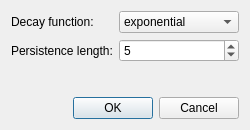
<?xml version="1.0" encoding="UTF-8"?>
<ui version="4.0">
 <class>QSpectrumAnalyzerPersistence</class>
 <widget class="QDialog" name="QSpectrumAnalyzerPersistence">
  <property name="geometry">
   <rect>
    <x>0</x>
    <y>0</y>
    <width>250</width>
    <height>130</height>
   </rect>
  </property>
  <property name="windowTitle">
   <string>Persistence -SDRAnalyzer</string>
  </property>
  <property name="windowIcon">
   <iconset>
    <normaloff>images/CU-Logo.png</normaloff>images/CU-Logo.png</iconset>
  </property>
  <layout class="QVBoxLayout" name="verticalLayout">
   <item>
    <layout class="QFormLayout" name="formLayout">
     <item row="0" column="0">
      <widget class="QLabel" name="label_2">
       <property name="text">
        <string>Decay function:</string>
       </property>
       <property name="buddy">
        <cstring>decayFunctionComboBox</cstring>
       </property>
      </widget>
     </item>
     <item row="0" column="1">
      <widget class="QComboBox" name="decayFunctionComboBox">
       <property name="currentIndex">
        <number>1</number>
       </property>
       <item>
        <property name="text">
         <string>linear</string>
        </property>
       </item>
       <item>
        <property name="text">
         <string>exponential</string>
        </property>
       </item>
      </widget>
     </item>
     <item row="1" column="0">
      <widget class="QLabel" name="label">
       <property name="text">
        <string>Persistence length:</string>
       </property>
       <property name="buddy">
        <cstring>persistenceLengthSpinBox</cstring>
       </property>
      </widget>
     </item>
     <item row="1" column="1">
      <widget class="QSpinBox" name="persistenceLengthSpinBox">
       <property name="value">
        <number>5</number>
       </property>
      </widget>
     </item>
    </layout>
   </item>
   <item>
    <spacer name="verticalSpacer">
     <property name="orientation">
      <enum>Qt::Vertical</enum>
     </property>
     <property name="sizeHint" stdset="0">
      <size>
       <width>20</width>
       <height>5</height>
      </size>
     </property>
    </spacer>
   </item>
   <item>
    <widget class="QDialogButtonBox" name="buttonBox">
     <property name="orientation">
      <enum>Qt::Horizontal</enum>
     </property>
     <property name="standardButtons">
      <set>QDialogButtonBox::Cancel|QDialogButtonBox::Ok</set>
     </property>
    </widget>
   </item>
  </layout>
 </widget>
 <tabstops>
  <tabstop>decayFunctionComboBox</tabstop>
  <tabstop>persistenceLengthSpinBox</tabstop>
  <tabstop>buttonBox</tabstop>
 </tabstops>
 <resources/>
 <connections>
  <connection>
   <sender>buttonBox</sender>
   <signal>accepted()</signal>
   <receiver>QSpectrumAnalyzerPersistence</receiver>
   <slot>accept()</slot>
   <hints>
    <hint type="sourcelabel">
     <x>243</x>
     <y>123</y>
    </hint>
    <hint type="destinationlabel">
     <x>157</x>
     <y>129</y>
    </hint>
   </hints>
  </connection>
  <connection>
   <sender>buttonBox</sender>
   <signal>rejected()</signal>
   <receiver>QSpectrumAnalyzerPersistence</receiver>
   <slot>reject()</slot>
   <hints>
    <hint type="sourcelabel">
     <x>243</x>
     <y>123</y>
    </hint>
    <hint type="destinationlabel">
     <x>249</x>
     <y>129</y>
    </hint>
   </hints>
  </connection>
 </connections>
</ui>
